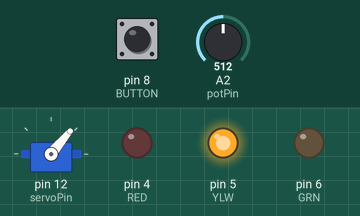
The sketch below on a simulated Arduino Uno, built with avr-gcc and run on an emulated ATmega328P. On the bench: servo, output pins drawn as LEDs (lit = HIGH). Wiring (inferred from the names in the program): servo: signal pin 12. The inputs (shaded band) are chosen by the test bench; at power-on: A2 (potPin) = 512, pin 8 (BUTTON) HIGH. Servo pulses on a pin are drawn as a servo (544–2400 µs = 0–180°); pins used as bus, display or sensor lines are not drawn; what the sketch prints to the serial monitor is not drawn.

Above: at 1.2 s.
1.3 s: A2 (potPin) set to 716
At 1.59 s:
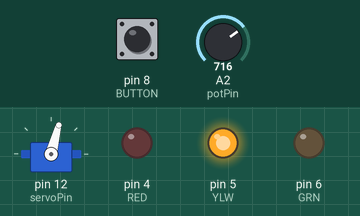
4.8 s: A2 (potPin) set to 511
At 5.47 s:
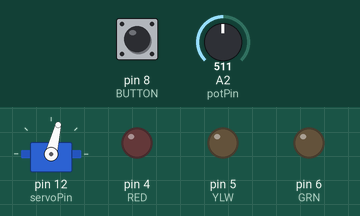
8.3 s: A2 (potPin) set to 306
At 8.58 s:
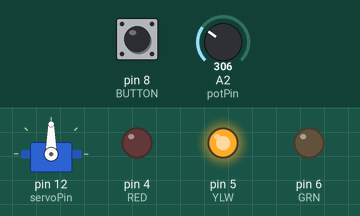
16.3 s: A2 (potPin) set to 170
24.3 s: A2 (potPin) set to 190
Timing chart, 0 to 33.3 s (numbered marks = the images above; inputs shaded):
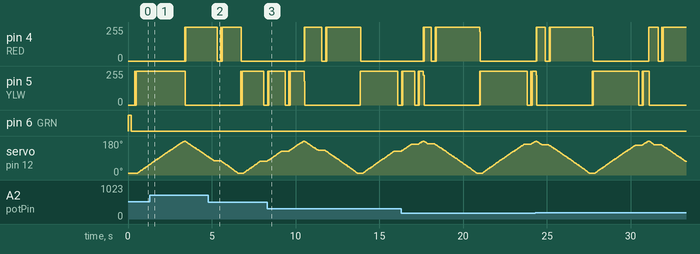

The sketch:

StackSearch.ino
```cpp
/*************************************************
  StackSearch(v1.4)

  Original by H Fernando, 24/6/2013
  Modified by B Surgenor, 13/9/2019


  Program ready, green LED flashing
  Button press to start, yellow LED on
  Servo searches CCW (yellow on) and then CW (red on)
  Stops when Pot angle matched (yellow or red flashing)
  Resumes after button press (yellow or red on, depends on direction)
  Continues search in the direction of the last search

 ************************************************/

// Pin Assignments
int RED = 4;           //red LED Pin
int YLW = 5;           //yellow LED Pin
int GRN = 6;           //green LED Pin

int BUTTON = 8;        //pushbbutton
int servoPin = 12;     //servo pin
int potPin = A2;       //potentiometer input pin

int potAngle;
int potVal;
int servoAngle;

// Setup routine
void setup() {

  // Initialize button pins as inputs
  pinMode(BUTTON, INPUT);

  // Initialize servo and potentiometer
  pinMode(servoPin, OUTPUT);
  pinMode(potPin, INPUT);

  // initialize led pins as outputs.
  pinMode(GRN, OUTPUT);
  pinMode(YLW, OUTPUT);
  pinMode(RED, OUTPUT);

  // Initialize serial printout
  Serial.begin(9600);
  Serial.println("Program ready, press button to start.");
}

// Main routine
void loop() {

  // Wait for button press
  do {
    blinkLED(GRN); // blink green LED
  } while (digitalRead(BUTTON) == LOW);

  // Read potentiometer and convert to an angle
  potVal = analogRead(potPin);
  potAngle = map(potVal, 0, 1023, 0, 180);

  do {
    // Sweep servo CCW
    for (servoAngle = 0; servoAngle <= 180; servoAngle++) {

      // Check potAngle and wait for button press if equal
      if (servoAngle == potAngle) {
        do
          blinkLED(YLW);   // blink yellow LED
        while (digitalRead(BUTTON) == LOW);
      }

      // Read potentiometer and convert to an angle
      potVal = analogRead(potPin);
      potAngle = map(potVal, 101, 802, 180, 0);

      // Increment position of servo
      servoPulse(servoPin, servoAngle);
      delay(15);
      turnOnLED(YLW);
    }

    // Sweep servo CW
    for (servoAngle = 180; servoAngle >= 0; servoAngle--) {

      // Check potAngle and wait for button press if equal
      if (servoAngle == potAngle) {
        do
          blinkLED(RED); // flash red LED
        while (digitalRead(BUTTON) == LOW);
      }

      // Read potentiometer and convert to an angle
      potVal = analogRead(potPin);
      potAngle = map(potVal, 101, 802, 180, 0);

      // Decrement position of servo
      servoPulse(servoPin, servoAngle);
      delay(15);
      turnOnLED(RED);
    }
  } while (1);
}

//********** FUNCTIONS (subroutines)  ******************

// Turn on an LED and all others off
void turnOnLED(int colour) {
  digitalWrite(GRN, LOW);
  digitalWrite(YLW, LOW);
  digitalWrite(RED, LOW);
  digitalWrite(colour, HIGH);
}

// Blink a single LED
void blinkLED(int colour) {
  digitalWrite(colour, HIGH);
  delay(200);
  digitalWrite(colour, LOW);
  delay(200);
}

// Turn servomotor by pulse width
void servoPulse(int servoPin, int myAngle)
{
  int pulseWidth = (myAngle * 10) + 275;
  digitalWrite(servoPin, HIGH);         //set servo high
  delayMicroseconds(pulseWidth);        //microsecond pause
  digitalWrite(servoPin, LOW);          //set servo low
}
```
